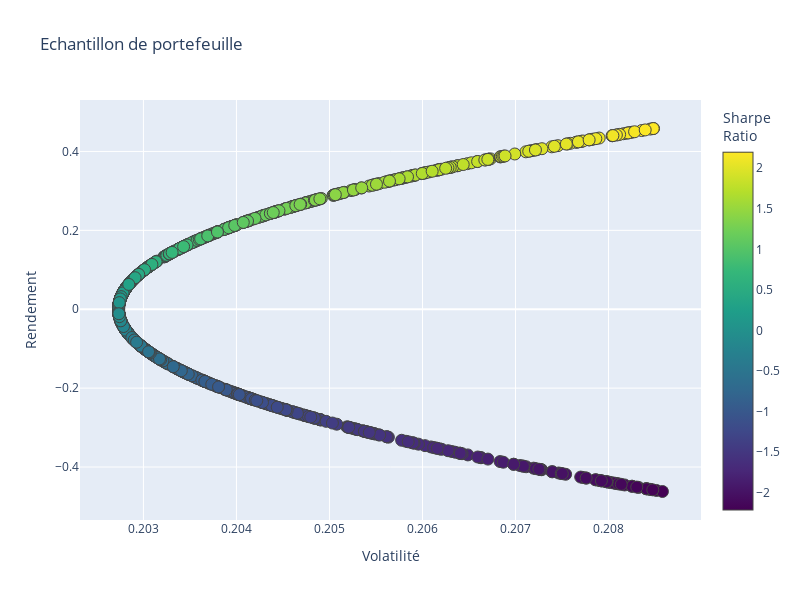

Write notebook code for a chart like this one.
### Code cell
####____####
"""Problème : Visualiser l'échantillon de portefeuille"""

import plotly.graph_objects as go

Portefeuilles = go.Scatter(x = risq,y = R_esp,mode = "markers", marker = dict(size=12,
        color = SR, colorscale = "Viridis", showscale = True,line_width = 1,colorbar = dict(title = "Sharpe<br>Ratio")
        ),text = "portefeuille")

data = [Portefeuilles]

layout = go.Layout(title = "Echantillon de portefeuille", yaxis = dict(title = "Rendement"), xaxis = dict(title = "Volatilité"),
                    width = 800, height = 600, showlegend = False)

fig = go.Figure(data = data, layout = layout)

fig.show()

### Figure 1 — Plotly figure (JSON) as saved in the notebook; plotly's stock layout.template omitted (floating-point values rounded to 4 significant figures; data arrays with more than 128 entries replaced by an {"elided": "..."} marker saying what was removed)
{"data": [{"marker": {"color": {"elided": "1000 float values"}, "colorbar": {"title": {"text": "Sharpe<br>Ratio"}}, "colorscale": [[0, "#440154"], [0.1111, "#482878"], [0.2222, "#3e4989"], [0.3333, "#31688e"], [0.4444, "#26828e"], [0.5556, "#1f9e89"], [0.6667, "#35b779"], [0.7778, "#6ece58"], [0.8889, "#b5de2b"], [1, "#fde725"]], "line": {"width": 1}, "showscale": true, "size": 12}, "mode": "markers", "text": "portefeuille", "type": "scatter", "x": {"elided": "1000 float values"}, "y": {"elided": "1000 float values"}}], "layout": {"height": 600, "showlegend": false, "title": {"text": "Echantillon de portefeuille"}, "width": 800, "xaxis": {"title": {"text": "Volatilité"}}, "yaxis": {"title": {"text": "Rendement"}}}}
